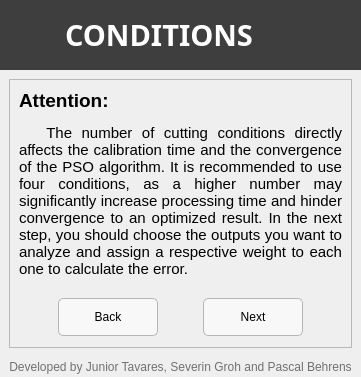
      <widget class="QWidget" name="page_conditions_limitation">
       <property name="styleSheet">
        <string notr="true">/* QPushButton*/
#button_conditions_limitation_next_page, #button_conditions_limitation_back {
background-color: rgb(248, 248, 248);
border: 1px solid rgb(182, 182, 182);
border-radius: 5px}

#button_conditions_limitation_next_page:hover, #button_conditions_limitation_back:hover {
background-color: qradialgradient(spread:pad, cx:0.5, cy:0.5, radius:0.5, fx:0.5, fy:0.5, stop:0 rgba(60, 130, 240, 255), stop:1 rgba(70, 110, 187, 255));}

#button_conditions_limitation_next_page:pressed, #button_conditions_limitation_back:pressed {
background-color: qradialgradient(spread:pad, cx:0.5, cy:0.5, radius:0.5, fx:0.5, fy:0.5, stop:0 rgba(30, 166, 240, 255), stop:1 rgba(40, 122, 187, 255));}


</string>
       </property>
       <layout class="QVBoxLayout" name="verticalLayout_23">
        <property name="spacing">
         <number>0</number>
        </property>
        <property name="leftMargin">
         <number>0</number>
        </property>
        <property name="topMargin">
         <number>0</number>
        </property>
        <property name="rightMargin">
         <number>0</number>
        </property>
        <property name="bottomMargin">
         <number>0</number>
        </property>
        <item>
         <widget class="QFrame" name="frame_40">
          <property name="minimumSize">
           <size>
            <width>0</width>
            <height>70</height>
           </size>
          </property>
          <property name="maximumSize">
           <size>
            <width>16777215</width>
            <height>70</height>
           </size>
          </property>
          <property name="styleSheet">
           <string notr="true">background-color: rgb(62, 62, 62);</string>
          </property>
          <property name="frameShape">
           <enum>QFrame::Shape::NoFrame</enum>
          </property>
          <property name="frameShadow">
           <enum>QFrame::Shadow::Raised</enum>
          </property>
          <layout class="QHBoxLayout" name="horizontalLayout_22">
           <item>
            <widget class="QLabel" name="icon_interface_4">
             <property name="minimumSize">
              <size>
               <width>50</width>
               <height>50</height>
              </size>
             </property>
             <property name="maximumSize">
              <size>
               <width>50</width>
               <height>50</height>
              </size>
             </property>
             <property name="text">
              <string/>
             </property>
             <property name="pixmap">
              <pixmap resource="icons.qrc">:/folder1/Icons/programmer.png</pixmap>
             </property>
             <property name="scaledContents">
              <bool>true</bool>
             </property>
            </widget>
           </item>
           <item>
            <widget class="QLabel" name="interface_name_4">
             <property name="font">
              <font>
               <family>Yu Gothic UI Semibold</family>
               <pointsize>22</pointsize>
               <bold>true</bold>
              </font>
             </property>
             <property name="styleSheet">
              <string notr="true">color: rgb(255, 255, 255);</string>
             </property>
             <property name="text">
              <string>CONDITIONS</string>
             </property>
             <property name="alignment">
              <set>Qt::AlignmentFlag::AlignLeading|Qt::AlignmentFlag::AlignLeft|Qt::AlignmentFlag::AlignVCenter</set>
             </property>
            </widget>
           </item>
          </layout>
         </widget>
        </item>
        <item>
         <widget class="QFrame" name="frame_27">
          <property name="frameShape">
           <enum>QFrame::Shape::NoFrame</enum>
          </property>
          <property name="frameShadow">
           <enum>QFrame::Shadow::Plain</enum>
          </property>
          <property name="lineWidth">
           <number>0</number>
          </property>
          <layout class="QHBoxLayout" name="horizontalLayout_64">
           <item>
            <widget class="QFrame" name="frame_99">
             <property name="maximumSize">
              <size>
               <width>465</width>
               <height>300</height>
              </size>
             </property>
             <property name="frameShape">
              <enum>QFrame::Shape::StyledPanel</enum>
             </property>
             <property name="frameShadow">
              <enum>QFrame::Shadow::Raised</enum>
             </property>
             <layout class="QHBoxLayout" name="horizontalLayout_68">
              <property name="leftMargin">
               <number>0</number>
              </property>
              <property name="topMargin">
               <number>0</number>
              </property>
              <property name="rightMargin">
               <number>0</number>
              </property>
              <property name="bottomMargin">
               <number>0</number>
              </property>
              <item>
               <widget class="QFrame" name="frame_31">
                <property name="maximumSize">
                 <size>
                  <width>16777215</width>
                  <height>16777215</height>
                 </size>
                </property>
                <property name="frameShape">
                 <enum>QFrame::Shape::NoFrame</enum>
                </property>
                <property name="frameShadow">
                 <enum>QFrame::Shadow::Raised</enum>
                </property>
                <layout class="QVBoxLayout" name="verticalLayout_20">
                 <property name="spacing">
                  <number>0</number>
                 </property>
                 <property name="leftMargin">
                  <number>0</number>
                 </property>
                 <property name="topMargin">
                  <number>0</number>
                 </property>
                 <property name="rightMargin">
                  <number>0</number>
                 </property>
                 <property name="bottomMargin">
                  <number>0</number>
                 </property>
                 <item>
                  <widget class="QFrame" name="frame_33">
                   <property name="maximumSize">
                    <size>
                     <width>16777215</width>
                     <height>16777215</height>
                    </size>
                   </property>
                   <property name="styleSheet">
                    <string notr="true"/>
                   </property>
                   <property name="frameShape">
                    <enum>QFrame::Shape::NoFrame</enum>
                   </property>
                   <property name="frameShadow">
                    <enum>QFrame::Shadow::Raised</enum>
                   </property>
                   <layout class="QHBoxLayout" name="horizontalLayout_65">
                    <item>
                     <widget class="QLabel" name="label_17">
                      <property name="maximumSize">
                       <size>
                        <width>16777215</width>
                        <height>200</height>
                       </size>
                      </property>
                      <property name="text">
                       <string>&lt;html&gt;&lt;head/&gt;&lt;body&gt;&lt;p align=&quot;justify&quot;&gt;&lt;span style=&quot; font-size:14pt; font-weight:700;&quot;&gt;Attention:&lt;/span&gt;&lt;/p&gt;&lt;p align=&quot;justify&quot;&gt;&lt;span style=&quot; font-size:11pt; color:#f5f5f5;&quot;&gt;. . &lt;/span&gt;&lt;span style=&quot; font-size:11pt;&quot;&gt;The number of cutting conditions directly affects the calibration time and the convergence of the PSO algorithm. It is recommended to use four conditions, as a higher number may significantly increase processing time and hinder convergence to an optimized result. In the next step, you should choose the outputs you want to analyze and assign a respective weight to each one to calculate the error.&lt;/span&gt;&lt;/p&gt;&lt;/body&gt;&lt;/html&gt;</string>
                      </property>
                      <property name="textFormat">
                       <enum>Qt::TextFormat::AutoText</enum>
                      </property>
                      <property name="scaledContents">
                       <bool>false</bool>
                      </property>
                      <property name="wordWrap">
                       <bool>true</bool>
                      </property>
                     </widget>
                    </item>
                   </layout>
                  </widget>
                 </item>
                 <item>
                  <widget class="QFrame" name="frame_32">
                   <property name="minimumSize">
                    <size>
                     <width>0</width>
                     <height>60</height>
                    </size>
                   </property>
                   <property name="maximumSize">
                    <size>
                     <width>16777215</width>
                     <height>60</height>
                    </size>
                   </property>
                   <property name="frameShape">
                    <enum>QFrame::Shape::NoFrame</enum>
                   </property>
                   <property name="frameShadow">
                    <enum>QFrame::Shadow::Raised</enum>
                   </property>
                   <layout class="QHBoxLayout" name="horizontalLayout_16">
                    <item>
                     <widget class="QPushButton" name="button_conditions_limitation_back">
                      <property name="minimumSize">
                       <size>
                        <width>100</width>
                        <height>38</height>
                       </size>
                      </property>
                      <property name="maximumSize">
                       <size>
                        <width>100</width>
                        <height>38</height>
                       </size>
                      </property>
                      <property name="styleSheet">
                       <string notr="true"/>
                      </property>
                      <property name="text">
                       <string>Back</string>
                      </property>
                     </widget>
                    </item>
                    <item>
                     <widget class="QPushButton" name="button_conditions_limitation_next_page">
                      <property name="minimumSize">
                       <size>
                        <width>100</width>
                        <height>38</height>
                       </size>
                      </property>
                      <property name="maximumSize">
                       <size>
                        <width>100</width>
                        <height>38</height>
                       </size>
                      </property>
                      <property name="styleSheet">
                       <string notr="true"/>
                      </property>
                      <property name="text">
                       <string>Next</string>
                      </property>
                     </widget>
                    </item>
                   </layout>
                  </widget>
                 </item>
                </layout>
               </widget>
              </item>
             </layout>
            </widget>
           </item>
          </layout>
         </widget>
        </item>
        <item>
         <widget class="QFrame" name="frame_25">
          <property name="minimumSize">
           <size>
            <width>0</width>
            <height>20</height>
           </size>
          </property>
          <property name="maximumSize">
           <size>
            <width>16777215</width>
            <height>20</height>
           </size>
          </property>
          <property name="styleSheet">
           <string notr="true">color: rgb(113, 113, 113);</string>
          </property>
          <property name="frameShape">
           <enum>QFrame::Shape::NoFrame</enum>
          </property>
          <property name="frameShadow">
           <enum>QFrame::Shadow::Raised</enum>
          </property>
          <layout class="QVBoxLayout" name="verticalLayout_17">
           <property name="spacing">
            <number>0</number>
           </property>
           <property name="leftMargin">
            <number>0</number>
           </property>
           <property name="topMargin">
            <number>0</number>
           </property>
           <property name="rightMargin">
            <number>0</number>
           </property>
           <property name="bottomMargin">
            <number>0</number>
           </property>
           <item>
            <widget class="QLabel" name="label_16">
             <property name="text">
              <string>Developed by Junior Tavares, Severin Groh and Pascal Behrens</string>
             </property>
             <property name="alignment">
              <set>Qt::AlignmentFlag::AlignCenter</set>
             </property>
            </widget>
           </item>
          </layout>
         </widget>
        </item>
       </layout>
      </widget>
